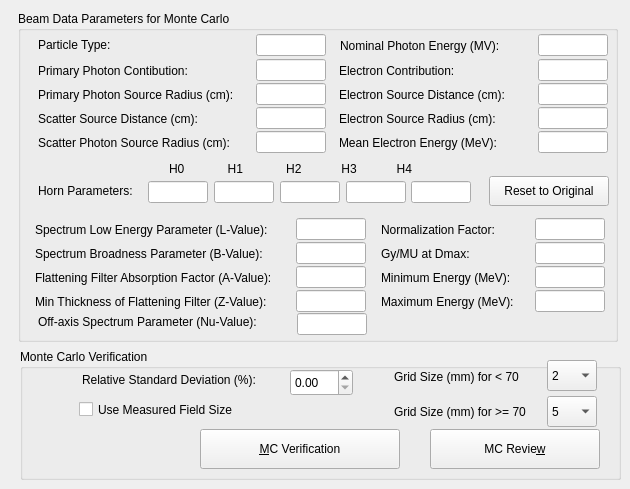
    <widget class="QWidget" name="TabPage_4">
     <attribute name="title">
      <string>MC Ver(&amp;4)</string>
     </attribute>
     <widget class="QGroupBox" name="groupBoxVerification">
      <property name="geometry">
       <rect>
        <x>18</x>
        <y>11</y>
        <width>600</width>
        <height>331</height>
       </rect>
      </property>
      <property name="title">
       <string>Beam Data Parameters for Monte Carlo</string>
      </property>
      <widget class="QLabel" name="textLabelType">
       <property name="geometry">
        <rect>
         <x>20</x>
         <y>23</y>
         <width>100</width>
         <height>21</height>
        </rect>
       </property>
       <property name="text">
        <string>Particle Type:</string>
       </property>
       <property name="wordWrap">
        <bool>false</bool>
       </property>
      </widget>
      <widget class="QLabel" name="textLabelZS">
       <property name="geometry">
        <rect>
         <x>20</x>
         <y>97</y>
         <width>210</width>
         <height>21</height>
        </rect>
       </property>
       <property name="text">
        <string>Scatter Source Distance (cm):</string>
       </property>
       <property name="wordWrap">
        <bool>false</bool>
       </property>
      </widget>
      <widget class="QLabel" name="textLabelH">
       <property name="geometry">
        <rect>
         <x>151</x>
         <y>147</y>
         <width>290</width>
         <height>21</height>
        </rect>
       </property>
       <property name="text">
        <string>H0             H1             H2            H3            H4</string>
       </property>
       <property name="wordWrap">
        <bool>false</bool>
       </property>
      </widget>
      <widget class="QLineEdit" name="lineEditH4">
       <property name="geometry">
        <rect>
         <x>393</x>
         <y>170</y>
         <width>60</width>
         <height>22</height>
        </rect>
       </property>
       <property name="text">
        <string/>
       </property>
       <property name="alignment">
        <set>Qt::AlignRight</set>
       </property>
       <property name="readOnly">
        <bool>false</bool>
       </property>
      </widget>
      <widget class="QLineEdit" name="lineEditH0">
       <property name="geometry">
        <rect>
         <x>130</x>
         <y>170</y>
         <width>60</width>
         <height>22</height>
        </rect>
       </property>
       <property name="text">
        <string/>
       </property>
       <property name="alignment">
        <set>Qt::AlignRight</set>
       </property>
       <property name="readOnly">
        <bool>false</bool>
       </property>
      </widget>
      <widget class="QLineEdit" name="lineEditH1">
       <property name="geometry">
        <rect>
         <x>196</x>
         <y>170</y>
         <width>60</width>
         <height>22</height>
        </rect>
       </property>
       <property name="text">
        <string/>
       </property>
       <property name="alignment">
        <set>Qt::AlignRight</set>
       </property>
       <property name="readOnly">
        <bool>false</bool>
       </property>
      </widget>
      <widget class="QLineEdit" name="lineEditH3">
       <property name="geometry">
        <rect>
         <x>328</x>
         <y>170</y>
         <width>60</width>
         <height>22</height>
        </rect>
       </property>
       <property name="text">
        <string/>
       </property>
       <property name="alignment">
        <set>Qt::AlignRight</set>
       </property>
       <property name="readOnly">
        <bool>false</bool>
       </property>
      </widget>
      <widget class="QLabel" name="textLabelP0">
       <property name="geometry">
        <rect>
         <x>20</x>
         <y>49</y>
         <width>210</width>
         <height>21</height>
        </rect>
       </property>
       <property name="text">
        <string>Primary Photon Contibution:</string>
       </property>
       <property name="wordWrap">
        <bool>false</bool>
       </property>
      </widget>
      <widget class="QLabel" name="textLabelS0">
       <property name="geometry">
        <rect>
         <x>20</x>
         <y>73</y>
         <width>214</width>
         <height>21</height>
        </rect>
       </property>
       <property name="text">
        <string>Primary Photon Source Radius (cm):</string>
       </property>
       <property name="wordWrap">
        <bool>false</bool>
       </property>
      </widget>
      <widget class="QLabel" name="textLabelPType">
       <property name="geometry">
        <rect>
         <x>20</x>
         <y>169</y>
         <width>103</width>
         <height>21</height>
        </rect>
       </property>
       <property name="text">
        <string>Horn Parameters:</string>
       </property>
       <property name="wordWrap">
        <bool>false</bool>
       </property>
      </widget>
      <widget class="QLineEdit" name="lineEditH2">
       <property name="geometry">
        <rect>
         <x>262</x>
         <y>170</y>
         <width>60</width>
         <height>22</height>
        </rect>
       </property>
       <property name="text">
        <string/>
       </property>
       <property name="alignment">
        <set>Qt::AlignRight</set>
       </property>
       <property name="readOnly">
        <bool>false</bool>
       </property>
      </widget>
      <widget class="QLineEdit" name="lineEditPType">
       <property name="geometry">
        <rect>
         <x>238</x>
         <y>23</y>
         <width>70</width>
         <height>22</height>
        </rect>
       </property>
       <property name="text">
        <string/>
       </property>
       <property name="alignment">
        <set>Qt::AlignRight</set>
       </property>
       <property name="readOnly">
        <bool>true</bool>
       </property>
      </widget>
      <widget class="QLineEdit" name="lineEditP0">
       <property name="geometry">
        <rect>
         <x>238</x>
         <y>48</y>
         <width>70</width>
         <height>22</height>
        </rect>
       </property>
       <property name="text">
        <string/>
       </property>
       <property name="alignment">
        <set>Qt::AlignRight</set>
       </property>
       <property name="readOnly">
        <bool>false</bool>
       </property>
      </widget>
      <widget class="QLineEdit" name="lineEditS0">
       <property name="geometry">
        <rect>
         <x>238</x>
         <y>72</y>
         <width>70</width>
         <height>22</height>
        </rect>
       </property>
       <property name="text">
        <string/>
       </property>
       <property name="alignment">
        <set>Qt::AlignRight</set>
       </property>
       <property name="readOnly">
        <bool>false</bool>
       </property>
      </widget>
      <widget class="QLineEdit" name="lineEditZS">
       <property name="geometry">
        <rect>
         <x>238</x>
         <y>96</y>
         <width>70</width>
         <height>22</height>
        </rect>
       </property>
       <property name="text">
        <string/>
       </property>
       <property name="alignment">
        <set>Qt::AlignRight</set>
       </property>
       <property name="readOnly">
        <bool>false</bool>
       </property>
      </widget>
      <widget class="QLabel" name="textLabelE">
       <property name="geometry">
        <rect>
         <x>322</x>
         <y>24</y>
         <width>180</width>
         <height>21</height>
        </rect>
       </property>
       <property name="text">
        <string>Nominal Photon Energy (MV):</string>
       </property>
       <property name="wordWrap">
        <bool>false</bool>
       </property>
      </widget>
      <widget class="QLabel" name="textLabelPcon">
       <property name="geometry">
        <rect>
         <x>321</x>
         <y>49</y>
         <width>190</width>
         <height>21</height>
        </rect>
       </property>
       <property name="text">
        <string>Electron Contribution:</string>
       </property>
       <property name="wordWrap">
        <bool>false</bool>
       </property>
      </widget>
      <widget class="QLabel" name="textLabelZE">
       <property name="geometry">
        <rect>
         <x>321</x>
         <y>73</y>
         <width>190</width>
         <height>21</height>
        </rect>
       </property>
       <property name="text">
        <string>Electron Source Distance (cm):</string>
       </property>
       <property name="wordWrap">
        <bool>false</bool>
       </property>
      </widget>
      <widget class="QLabel" name="textLabelFF">
       <property name="geometry">
        <rect>
         <x>321</x>
         <y>97</y>
         <width>190</width>
         <height>21</height>
        </rect>
       </property>
       <property name="text">
        <string>Electron Source Radius (cm):</string>
       </property>
       <property name="wordWrap">
        <bool>false</bool>
       </property>
      </widget>
      <widget class="QLineEdit" name="lineEditFFRad">
       <property name="geometry">
        <rect>
         <x>520</x>
         <y>96</y>
         <width>70</width>
         <height>22</height>
        </rect>
       </property>
       <property name="text">
        <string/>
       </property>
       <property name="alignment">
        <set>Qt::AlignRight</set>
       </property>
       <property name="readOnly">
        <bool>false</bool>
       </property>
      </widget>
      <widget class="QLineEdit" name="lineEditZE">
       <property name="geometry">
        <rect>
         <x>520</x>
         <y>72</y>
         <width>70</width>
         <height>22</height>
        </rect>
       </property>
       <property name="text">
        <string/>
       </property>
       <property name="alignment">
        <set>Qt::AlignRight</set>
       </property>
       <property name="readOnly">
        <bool>false</bool>
       </property>
      </widget>
      <widget class="QLineEdit" name="lineEditPcon">
       <property name="geometry">
        <rect>
         <x>520</x>
         <y>48</y>
         <width>70</width>
         <height>22</height>
        </rect>
       </property>
       <property name="text">
        <string/>
       </property>
       <property name="alignment">
        <set>Qt::AlignRight</set>
       </property>
       <property name="readOnly">
        <bool>false</bool>
       </property>
      </widget>
      <widget class="QLineEdit" name="lineEditE">
       <property name="geometry">
        <rect>
         <x>520</x>
         <y>23</y>
         <width>70</width>
         <height>22</height>
        </rect>
       </property>
       <property name="text">
        <string/>
       </property>
       <property name="alignment">
        <set>Qt::AlignRight</set>
       </property>
       <property name="readOnly">
        <bool>true</bool>
       </property>
      </widget>
      <widget class="QLineEdit" name="lineEditEmin">
       <property name="geometry">
        <rect>
         <x>517</x>
         <y>255</y>
         <width>70</width>
         <height>22</height>
        </rect>
       </property>
       <property name="text">
        <string/>
       </property>
       <property name="alignment">
        <set>Qt::AlignRight</set>
       </property>
       <property name="readOnly">
        <bool>false</bool>
       </property>
      </widget>
      <widget class="QLabel" name="textLabelEmin">
       <property name="geometry">
        <rect>
         <x>363</x>
         <y>256</y>
         <width>142</width>
         <height>21</height>
        </rect>
       </property>
       <property name="text">
        <string>Minimum Energy (MeV):</string>
       </property>
       <property name="wordWrap">
        <bool>false</bool>
       </property>
      </widget>
      <widget class="QLabel" name="textLabelEmean">
       <property name="geometry">
        <rect>
         <x>321</x>
         <y>121</y>
         <width>190</width>
         <height>21</height>
        </rect>
       </property>
       <property name="text">
        <string>Mean Electron Energy (MeV):</string>
       </property>
       <property name="wordWrap">
        <bool>false</bool>
       </property>
      </widget>
      <widget class="QLineEdit" name="lineEditSS">
       <property name="geometry">
        <rect>
         <x>238</x>
         <y>120</y>
         <width>70</width>
         <height>22</height>
        </rect>
       </property>
       <property name="text">
        <string/>
       </property>
       <property name="alignment">
        <set>Qt::AlignRight</set>
       </property>
       <property name="readOnly">
        <bool>false</bool>
       </property>
      </widget>
      <widget class="QLabel" name="textLabelSS">
       <property name="geometry">
        <rect>
         <x>20</x>
         <y>121</y>
         <width>211</width>
         <height>21</height>
        </rect>
       </property>
       <property name="text">
        <string>Scatter Photon Source Radius (cm):</string>
       </property>
       <property name="wordWrap">
        <bool>false</bool>
       </property>
      </widget>
      <widget class="QLineEdit" name="lineEditEmean">
       <property name="geometry">
        <rect>
         <x>520</x>
         <y>120</y>
         <width>70</width>
         <height>22</height>
        </rect>
       </property>
       <property name="text">
        <string/>
       </property>
       <property name="alignment">
        <set>Qt::AlignRight</set>
       </property>
       <property name="readOnly">
        <bool>false</bool>
       </property>
      </widget>
      <widget class="QPushButton" name="pushButtonBDTreset">
       <property name="geometry">
        <rect>
         <x>471</x>
         <y>165</y>
         <width>120</width>
         <height>30</height>
        </rect>
       </property>
       <property name="text">
        <string>Reset to Original</string>
       </property>
      </widget>
      <widget class="QLabel" name="textLabelNorm">
       <property name="geometry">
        <rect>
         <x>363</x>
         <y>208</y>
         <width>140</width>
         <height>21</height>
        </rect>
       </property>
       <property name="text">
        <string>Normalization Factor:</string>
       </property>
       <property name="wordWrap">
        <bool>false</bool>
       </property>
      </widget>
      <widget class="QLabel" name="textLabelGYMU">
       <property name="geometry">
        <rect>
         <x>363</x>
         <y>232</y>
         <width>140</width>
         <height>21</height>
        </rect>
       </property>
       <property name="text">
        <string>Gy/MU at Dmax:</string>
       </property>
       <property name="wordWrap">
        <bool>false</bool>
       </property>
      </widget>
      <widget class="QLineEdit" name="lineEditGyMU">
       <property name="geometry">
        <rect>
         <x>517</x>
         <y>231</y>
         <width>70</width>
         <height>22</height>
        </rect>
       </property>
       <property name="text">
        <string/>
       </property>
       <property name="alignment">
        <set>Qt::AlignRight</set>
       </property>
       <property name="readOnly">
        <bool>false</bool>
       </property>
      </widget>
      <widget class="QLabel" name="textLabelB">
       <property name="geometry">
        <rect>
         <x>17</x>
         <y>232</y>
         <width>253</width>
         <height>21</height>
        </rect>
       </property>
       <property name="text">
        <string>Spectrum Broadness Parameter (B-Value):</string>
       </property>
       <property name="wordWrap">
        <bool>false</bool>
       </property>
      </widget>
      <widget class="QLineEdit" name="lineEditZval">
       <property name="geometry">
        <rect>
         <x>278</x>
         <y>279</y>
         <width>70</width>
         <height>22</height>
        </rect>
       </property>
       <property name="text">
        <string/>
       </property>
       <property name="alignment">
        <set>Qt::AlignRight</set>
       </property>
       <property name="readOnly">
        <bool>false</bool>
       </property>
      </widget>
      <widget class="QLineEdit" name="lineEditAval">
       <property name="geometry">
        <rect>
         <x>278</x>
         <y>255</y>
         <width>70</width>
         <height>22</height>
        </rect>
       </property>
       <property name="text">
        <string/>
       </property>
       <property name="alignment">
        <set>Qt::AlignRight</set>
       </property>
       <property name="readOnly">
        <bool>false</bool>
       </property>
      </widget>
      <widget class="QLineEdit" name="lineEditBval">
       <property name="geometry">
        <rect>
         <x>278</x>
         <y>231</y>
         <width>70</width>
         <height>22</height>
        </rect>
       </property>
       <property name="text">
        <string/>
       </property>
       <property name="alignment">
        <set>Qt::AlignRight</set>
       </property>
       <property name="readOnly">
        <bool>false</bool>
       </property>
      </widget>
      <widget class="QLineEdit" name="lineEditLval">
       <property name="geometry">
        <rect>
         <x>278</x>
         <y>207</y>
         <width>70</width>
         <height>22</height>
        </rect>
       </property>
       <property name="text">
        <string/>
       </property>
       <property name="alignment">
        <set>Qt::AlignRight</set>
       </property>
       <property name="readOnly">
        <bool>false</bool>
       </property>
      </widget>
      <widget class="QLabel" name="textLabelZ">
       <property name="geometry">
        <rect>
         <x>17</x>
         <y>280</y>
         <width>260</width>
         <height>21</height>
        </rect>
       </property>
       <property name="text">
        <string>Min Thickness of Flattening Filter (Z-Value):</string>
       </property>
       <property name="wordWrap">
        <bool>false</bool>
       </property>
      </widget>
      <widget class="QLabel" name="textLabelA">
       <property name="geometry">
        <rect>
         <x>17</x>
         <y>256</y>
         <width>260</width>
         <height>21</height>
        </rect>
       </property>
       <property name="text">
        <string>Flattening Filter Absorption Factor (A-Value):</string>
       </property>
       <property name="wordWrap">
        <bool>false</bool>
       </property>
      </widget>
      <widget class="QLabel" name="textLabelL">
       <property name="geometry">
        <rect>
         <x>17</x>
         <y>208</y>
         <width>253</width>
         <height>21</height>
        </rect>
       </property>
       <property name="text">
        <string>Spectrum Low Energy Parameter (L-Value):</string>
       </property>
       <property name="wordWrap">
        <bool>false</bool>
       </property>
      </widget>
      <widget class="QLabel" name="textLabelEmax">
       <property name="geometry">
        <rect>
         <x>363</x>
         <y>280</y>
         <width>146</width>
         <height>21</height>
        </rect>
       </property>
       <property name="text">
        <string>Maximum Energy (MeV):</string>
       </property>
       <property name="wordWrap">
        <bool>false</bool>
       </property>
      </widget>
      <widget class="QLineEdit" name="lineEditEmax">
       <property name="geometry">
        <rect>
         <x>517</x>
         <y>279</y>
         <width>70</width>
         <height>22</height>
        </rect>
       </property>
       <property name="text">
        <string/>
       </property>
       <property name="alignment">
        <set>Qt::AlignRight</set>
       </property>
       <property name="readOnly">
        <bool>false</bool>
       </property>
      </widget>
      <widget class="QLineEdit" name="lineEditNorm">
       <property name="geometry">
        <rect>
         <x>517</x>
         <y>207</y>
         <width>70</width>
         <height>22</height>
        </rect>
       </property>
       <property name="text">
        <string/>
       </property>
       <property name="alignment">
        <set>Qt::AlignRight</set>
       </property>
       <property name="readOnly">
        <bool>false</bool>
       </property>
      </widget>
      <widget class="QLabel" name="textLabelNU">
       <property name="geometry">
        <rect>
         <x>20</x>
         <y>300</y>
         <width>260</width>
         <height>21</height>
        </rect>
       </property>
       <property name="text">
        <string>Off-axis Spectrum Parameter (Nu-Value):</string>
       </property>
       <property name="wordWrap">
        <bool>false</bool>
       </property>
      </widget>
      <widget class="QLineEdit" name="lineEditNUval">
       <property name="geometry">
        <rect>
         <x>279</x>
         <y>302</y>
         <width>70</width>
         <height>22</height>
        </rect>
       </property>
       <property name="text">
        <string/>
       </property>
       <property name="alignment">
        <set>Qt::AlignRight</set>
       </property>
       <property name="readOnly">
        <bool>false</bool>
       </property>
      </widget>
     </widget>
     <widget class="QGroupBox" name="groupBoxMC">
      <property name="geometry">
       <rect>
        <x>20</x>
        <y>349</y>
        <width>601</width>
        <height>131</height>
       </rect>
      </property>
      <property name="title">
       <string>Monte Carlo Verification</string>
      </property>
      <widget class="QLabel" name="textLabelRSD">
       <property name="geometry">
        <rect>
         <x>62</x>
         <y>20</y>
         <width>200</width>
         <height>21</height>
        </rect>
       </property>
       <property name="text">
        <string>Relative Standard Deviation (%):</string>
       </property>
       <property name="wordWrap">
        <bool>false</bool>
       </property>
      </widget>
      <widget class="QComboBox" name="comboBoxGridSizeLarge">
       <property name="geometry">
        <rect>
         <x>527</x>
         <y>47</y>
         <width>50</width>
         <height>31</height>
        </rect>
       </property>
       <property name="currentIndex">
        <number>4</number>
       </property>
       <item>
        <property name="text">
         <string>1</string>
        </property>
       </item>
       <item>
        <property name="text">
         <string>2</string>
        </property>
       </item>
       <item>
        <property name="text">
         <string>3</string>
        </property>
       </item>
       <item>
        <property name="text">
         <string>4</string>
        </property>
       </item>
       <item>
        <property name="text">
         <string>5</string>
        </property>
       </item>
       <item>
        <property name="text">
         <string>6</string>
        </property>
       </item>
      </widget>
      <widget class="QComboBox" name="comboBoxGridSizeSmall">
       <property name="geometry">
        <rect>
         <x>527</x>
         <y>11</y>
         <width>50</width>
         <height>31</height>
        </rect>
       </property>
       <property name="currentIndex">
        <number>1</number>
       </property>
       <item>
        <property name="text">
         <string>1</string>
        </property>
       </item>
       <item>
        <property name="text">
         <string>2</string>
        </property>
       </item>
       <item>
        <property name="text">
         <string>3</string>
        </property>
       </item>
       <item>
        <property name="text">
         <string>4</string>
        </property>
       </item>
       <item>
        <property name="text">
         <string>5</string>
        </property>
       </item>
       <item>
        <property name="text">
         <string>6</string>
        </property>
       </item>
      </widget>
      <widget class="QPushButton" name="pushButtonVerificationReview">
       <property name="geometry">
        <rect>
         <x>410</x>
         <y>80</y>
         <width>170</width>
         <height>40</height>
        </rect>
       </property>
       <property name="text">
        <string>MC Revie&amp;w</string>
       </property>
       <property name="shortcut">
        <string>Alt+W</string>
       </property>
      </widget>
      <widget class="QCheckBox" name="checkBoxFS">
       <property name="geometry">
        <rect>
         <x>59</x>
         <y>50</y>
         <width>180</width>
         <height>21</height>
        </rect>
       </property>
       <property name="text">
        <string>Use Measured Field Size</string>
       </property>
       <property name="shortcut">
        <string/>
       </property>
      </widget>
      <widget class="QLabel" name="textLabelGridSizeMMsmall">
       <property name="geometry">
        <rect>
         <x>374</x>
         <y>18</y>
         <width>150</width>
         <height>21</height>
        </rect>
       </property>
       <property name="text">
        <string>Grid Size (mm) for &lt; 70</string>
       </property>
       <property name="wordWrap">
        <bool>false</bool>
       </property>
      </widget>
      <widget class="QLabel" name="textLabelGridSizeMMlarge">
       <property name="geometry">
        <rect>
         <x>374</x>
         <y>52</y>
         <width>150</width>
         <height>21</height>
        </rect>
       </property>
       <property name="text">
        <string>Grid Size (mm) for &gt;= 70</string>
       </property>
       <property name="wordWrap">
        <bool>false</bool>
       </property>
      </widget>
      <widget class="QPushButton" name="pushButtonVerification">
       <property name="geometry">
        <rect>
         <x>180</x>
         <y>80</y>
         <width>200</width>
         <height>40</height>
        </rect>
       </property>
       <property name="text">
        <string>&amp;MC Verification</string>
       </property>
       <property name="shortcut">
        <string>Alt+M</string>
       </property>
      </widget>
      <widget class="QDoubleSpinBox" name="floatSpinBoxRSD">
       <property name="geometry">
        <rect>
         <x>270</x>
         <y>20</y>
         <width>63</width>
         <height>27</height>
        </rect>
       </property>
      </widget>
     </widget>
    </widget>
